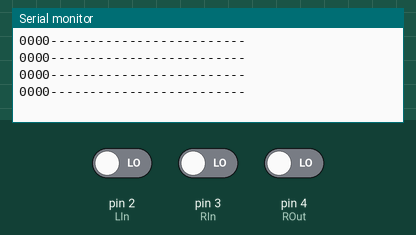
The sketch below on a simulated Arduino Uno, built with avr-gcc and run on an emulated ATmega328P. Shown: the last lines printed to the serial monitor. The inputs (shaded band) are chosen by the test bench; at power-on: pin 2 (LIn) LOW, pin 3 (RIn) LOW, pin 4 (ROut) LOW.

Above: at 1.8 s.
1.9 s: pin 2 (LIn) driven HIGH
At 2.4 s:
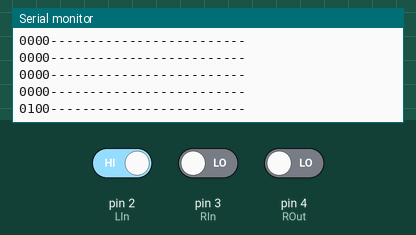
3.4 s: pin 3 (RIn) driven HIGH
At 3.9 s:
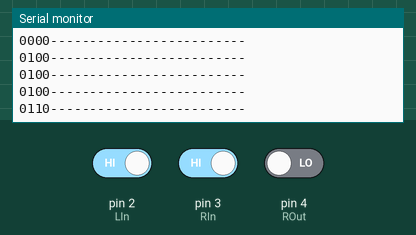
4.9 s: pin 4 (ROut) driven HIGH
At 5.4 s:
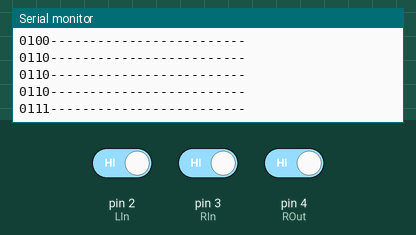
6.4 s: pin 2 (LIn) driven LOW
At 6.9 s:
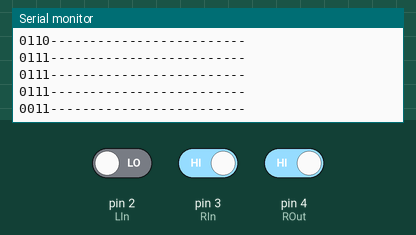
7.9 s: pin 3 (RIn) driven LOW
At 8.4 s:
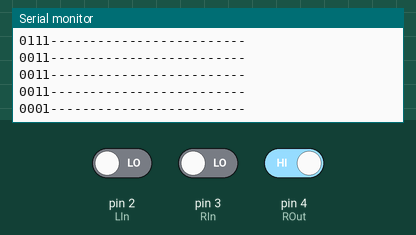
Timing chart, 0 to 10.4 s (numbered marks = the images above; inputs shaded):
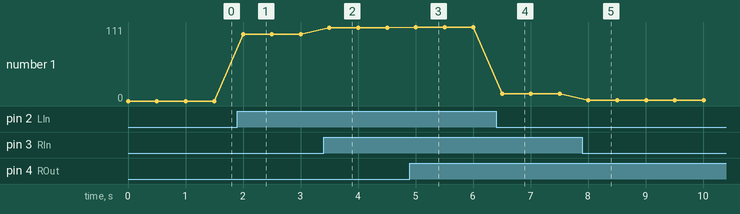

Measured:
- after the input at 1.9 s, the serial monitor: prints a new line after 0.10 s (image 1)
- after the input at 3.4 s, the serial monitor: prints a new line after 0.10 s (image 2)
- after the input at 4.9 s, the serial monitor: prints a new line after 0.11 s (image 3)
- after the input at 6.4 s, the serial monitor: prints a new line after 0.11 s (image 4)
- after the input at 7.9 s, the serial monitor: prints a new line after 0.11 s (image 5)
- plotted number 1: 0 → 100 after the input at 1.9 s, 100 → 110 after the input at 3.4 s, 110 → 111 after the input at 4.9 s, 111 → 11 after the input at 6.4 s, 11 → 1 after the input at 7.9 s

The sketch:

line_sensor_test.ino
```cpp
int LOut = 1, LIn = 2, RIn = 3, ROut = 4;
// Declare pins used by the 4 line sensors
int lineStates[4];
// Declare a list to store the 4 states of 4 separate line sensors

void setup(){
  Serial.begin(9600);

  pinMode(LOut, INPUT);
  pinMode(LIn, INPUT);
  pinMode(RIn, INPUT);
  pinMode(ROut, INPUT);
}

void readLine(){
  lineStates[0] = digitalRead(LOut);
  lineStates[1] = digitalRead(LIn);
  lineStates[2] = digitalRead(RIn);
  lineStates[3] = digitalRead(ROut);
}


void loop(){
  readLine();
  Serial.print(lineStates[0]);
  Serial.print(lineStates[1]);
  Serial.print(lineStates[2]);
  Serial.print(lineStates[3]);
  Serial.println("-------------------------");
  delay(500);
}
```
